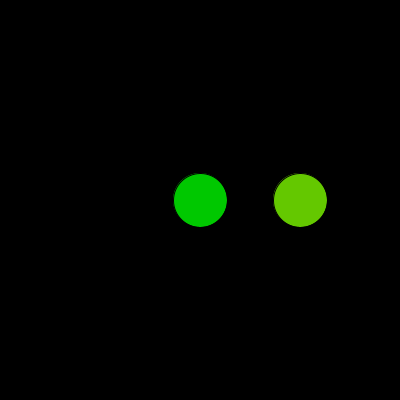
Frame 1 (no input)
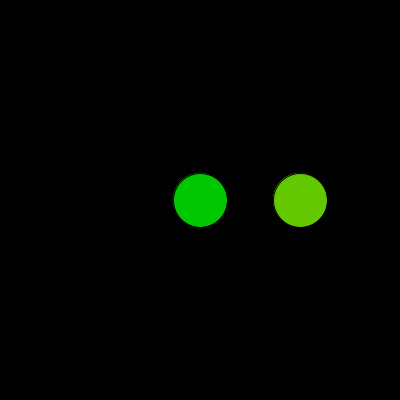
Frame 2 (the mouse pressed at the canvas centre, redrawn once)

The Processing sketch that drew these frames (run headless with seeded random() and noise(); the mouse was pressed at the canvas centre and the sketch redrawn once):

// Processing sketch: processing_130899
// ── processing_130899.pde

// ICE #4 
// Hyun Doug Kim copyright 2014 hyundouk
 
 float x, y, diam;
 color col;
 
void setup( ) 
{ 
 size( 400, 400 ); 
 background( 0 ); 

 x= 100;
 y= 100; 
 diam= 54;

 col = color (200, 200, 0);
} 
 
void draw( ) 
{ 
 fill( 0, 200, 0 ); 
 circle( 200, 200, 100 ); 
 color col = color( 100, 200, 0 ); 
 circle( 300, 200, 50, col ); 
 noLoop( ); 
} 

void circle (float x, float y, float d)
{
ellipse(x, y, diam, diam);
}

void circle (float x, float y, float d, color col)
{
fill (col);
ellipse(x, y, diam, diam);
}
